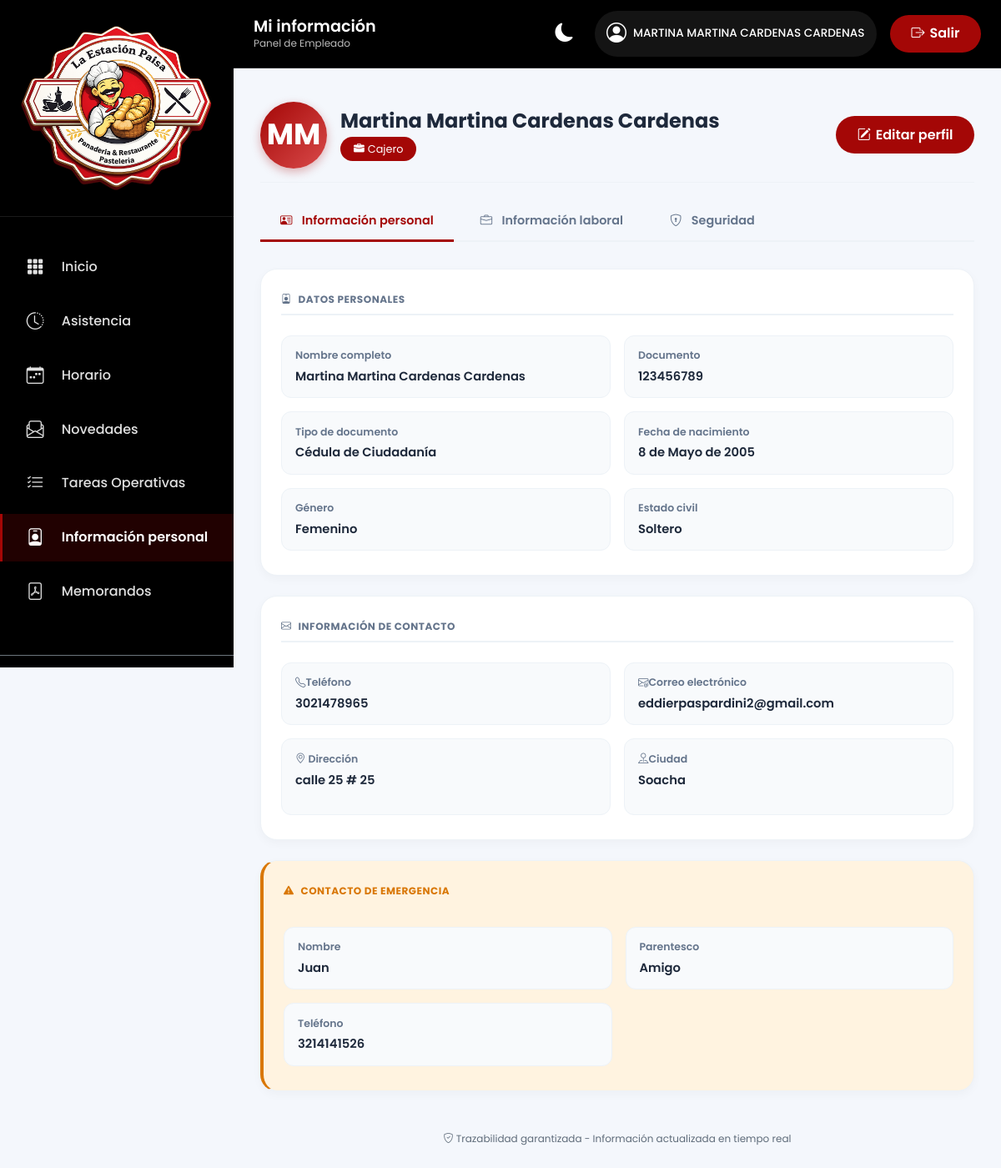
Screenshot of /employee/profile/ (signed in) with the database file from the repository.
### apps/usuarios/models.py (models this page shows, shortened)
class User(AbstractUser):
    ROLES = (
        ('admin', 'Administrador'),
        ('empleado', 'Empleado'),
    )
    class EstadoCuenta(models.TextChoices):
        PENDIENTE = 'PENDIENTE', 'Pendiente'
        ACTIVA = 'ACTIVA', 'Activa'
        SUSPENDIDA = 'SUSPENDIDA', 'Suspendida'
        INACTIVA = 'INACTIVA', 'Inactiva'
    rol = models.CharField(
        max_length=20,
        choices=ROLES,
        default='empleado'
    )
    estado_cuenta = models.CharField(
        max_length=20,
        choices=EstadoCuenta.choices,
        default=EstadoCuenta.PENDIENTE
    )
    debe_cambiar_password = models.BooleanField(
        default=True
    )
    fecha_primer_acceso = models.DateTimeField(
        null=True,
        blank=True,
        help_text="Se registra la primera vez que el usuario completa su cambio de contraseña obligatorio."
    )
    ESTADOS_QUE_PERMITEN_ACCESO = {EstadoCuenta.PENDIENTE, EstadoCuenta.ACTIVA}

class PerfilEmpleado(models.Model):
    TIPOS_DOCUMENTO = (
        ('CC', 'Cédula de Ciudadanía'),
        ('CE', 'Cédula de Extranjería'),
        ('TI', 'Tarjeta de Identidad'),
        ('PA', 'Pasaporte'),
    )
    GENEROS = (
        ('M', 'Masculino'),
        ('F', 'Femenino'),
        ('O', 'Otro'),
    )
    ESTADOS_CIVILES = (
        ('soltero', 'Soltero'),
        ('casado', 'Casado'),
        ('union_libre', 'Unión Libre'),
        ('divorciado', 'Divorciado'),
        ('viudo', 'Viudo'),
    )
    TIPOS_SANGRE = (
        ('O+', 'O+'),
        ('O-', 'O-'),
        ('A+', 'A+'),
        ('A-', 'A-'),
        ('B+', 'B+'),
        ('B-', 'B-'),
        ('AB+', 'AB+'),
        ('AB-', 'AB-'),
    )
    CARGOS = (
        ('mesero', 'Mesero'),
        ('cajero', 'Cajero'),
        ('pastelero', 'Pastelero'),
        ('panadero', 'Panadero'),
        ('cocina', 'Cocina'),
        ('buñuelero', 'Buñuelero'),
        ('greca', 'Greca'),
    )
    ESTADOS = (
        ('activo', 'Activo'),
        ('retirado', 'Retirado'),
    )
    user = models.OneToOneField(
        User,
        on_delete=models.CASCADE,
        related_name='perfil'
    )
    primer_nombre = models.CharField(max_length=50)
    segundo_nombre = models.CharField(
        max_length=50,
        blank=True
    )
    primer_apellido = models.CharField(max_length=50)
    segundo_apellido = models.CharField(
        max_length=50,
        blank=True
    )
    tipo_documento = models.CharField(
        max_length=2,
        choices=TIPOS_DOCUMENTO
    )
    numero_documento = models.CharField(
        max_length=20,
        unique=True
    )
    fecha_nacimiento = models.DateField(
        null=True,
        blank=True
    )
    genero = models.CharField(
        max_length=1,
        choices=GENEROS,
        blank=True
    )
    estado_civil = models.CharField(
        max_length=20,
        choices=ESTADOS_CIVILES,
        blank=True,
        null=True
    )
    tipo_sangre = models.CharField(
        max_length=3,
        choices=TIPOS_SANGRE,
        blank=True,
        null=True
    )
    telefono = models.CharField(max_length=20)
    correo = models.EmailField()
    ciudad = models.CharField(max_length=100)
    direccion = models.CharField(
        max_length=200,
        blank=True,
        null=True)
    contacto_emergencia = models.CharField(
        max_length=100,
        blank=True,
        null=True
    )
    parentesco_emergencia = models.CharField(
        max_length=50,
        blank=True,
        null=True
    )
    telefono_emergencia = models.CharField(
        max_length=20,
        blank=True,
        null=True
    )
    cargo = models.CharField(
        max_length=50,
        choices=CARGOS,
        blank=True,
        null=True
    )
    fecha_ingreso = models.DateField(
        blank=True,
        null=True
    )
    eps = models.CharField(
        max_length=100,
        blank=True,
        null=True
    )
    arl = models.CharField(
        max_length=100,
        blank=True,
        null=True
    )
    fondo_pension = models.CharField(
        max_length=100,
        blank=True,
        null=True
    )
    estado = models.CharField(
        max_length=20,
        choices=ESTADOS,
        default='activo'
    )
    fecha_creacion = models.DateTimeField(
        auto_now_add=True
    )
    fecha_actualizacion = models.DateTimeField(
        auto_now=True
    )
    def nombre_completo(self):
        return (
            f"{self.primer_nombre} "
            f"{self.segundo_nombre} "
            f"{self.primer_apellido} "
            f"{self.segundo_apellido}"
        ).strip()

### apps/usuarios/views.py (the view)
# urls.py: path('employee/profile/', views.employee_profile, name='employee_profile'),
@login_required
def employee_profile(request):
    perfil = request.user.perfil
    return render(
        request,
        "empleado/cuentas/cuentas.html",
        {
            "perfil": perfil
        }
    )

### templates/empleado/cuentas/cuentas.html (shortened to what this page needs)
{% extends 'empleado/base/base.html' %}
{% load static %}
{% block section_title %}Mi información{% endblock %}
{% block section_subtitle %}Panel de Empleado{% endblock %}
{% block active_perfil %}active{% endblock %}
{% block extra_css %}
<link rel="stylesheet" href="{% static 'css/empleado/cuentas.css' %}">
{% endblock %}
{% block content %}
<main class="dashboard-container">
    {% include "empleado/cuentas/informacion_personal.html" %}
    <footer>
        <i class="bi bi-shield-check"></i> Trazabilidad garantizada - Información actualizada en tiempo real
    </footer>
</main>
{% endblock %}

### templates/empleado/base/base.html (shortened to what this page needs)
{% load static %}
<!DOCTYPE html>
<html lang="es">
<head>
    <link href="https://cdn.jsdelivr.net/npm/bootstrap@5.3.0-alpha1/dist/css/bootstrap.min.css" rel="stylesheet">
    <link rel="stylesheet" href="https://cdn.jsdelivr.net/npm/bootstrap-icons@1.11.3/font/bootstrap-icons.min.css">
    <link href="https://cdn.jsdelivr.net/npm/select2@4.1.0-rc.0/dist/css/select2.min.css" rel="stylesheet" />
    <link rel="stylesheet" href="{% static 'css/base/variables.css' %}">
    <link rel="stylesheet" href="{% static 'css/base/base.css' %}">
    <link rel="stylesheet" href="{% static 'css/base/components.css' %}">
    <link rel="stylesheet" href="{% static 'css/base/toasts.css' %}">
    {% block extra_css %}{% endblock %}
</head>
<body>
    <div class="wrapper">
        <aside class="sidebar" id="sidebar">
            <div class="sidebar-header">
                <div class="logo-area">
                    <img src="{% static 'img/LOGO EMPRESA.png' %}" alt="Estación Paisa Logotipo" class="img-fluid">
                </div>
            </div>
            <nav class="nav-menu">
                <ul>
                    <li class="{% block active_inicio %}{% endblock %}">
                        <a href="{% url 'employee_dashboard' %}">
                            <i class="bi bi-grid-3x3-gap-fill"></i>
                            Inicio
                        </a>
                    </li>
                    <li class="{% block active_asistencia %}{% endblock %}">
                        <a href="{% url 'asistencia:empleado' %}">
                            <i class="bi bi-clock-history"></i>
                            Asistencia
                        </a>
                    </li>
                    <li class="{% block active_horario %}{% endblock %}">
                        <a href="{% url 'asistencia:empleado_horario' %}">
                            <i class="bi bi-calendar-week"></i>
                            Horario
                        </a>
                    </li>
                    <li class="{% block active_solicitudes %}{% endblock %}">
                        <a href="{% url 'novedades:solicitudes_empleado' %}">
                            <i class="bi bi-envelope-paper"></i>
                            Novedades
                        </a>
                    </li>
                    <li class="{% block active_tareas %}{% endblock %}">
                        <a href="{% url 'tareas:empleado_tareas_list' %}">
                            <i class="bi bi-list-check"></i>
                            Tareas Operativas
                        </a>
                    </li>
                    <li class="{% block active_perfil %}{% endblock %}">
                        <a href="{% url 'employee_profile' %}">
                            <i class="bi bi-person-badge"></i>
                            Información personal
                        </a>
                    </li>
                    <li class="{% block active_memorandos %}{% endblock %}">
                        <a href="{% url 'memorandos:memorandos_empleado' %}">
                            <i class="bi bi-file-pdf"></i>
                            Memorandos
                        </a>
                    </li>
                </ul>
            </nav>
            <div class="p-3 border-top border-secondary">
            </div>
        </aside>
        <div class="main-content">
            <header class="topbar">
                <div class="d-flex align-items-center gap-3">
                    <div class="company-info">
                        <h2>{% block section_title %}Panel Empleado{% endblock %}</h2>
                        <p>{% block section_subtitle %}Bienvenido al sistema{% endblock %}</p>
                    </div>
                </div>
                <div class="user-info">
                    <button class="theme-toggle" id="themeToggle" aria-label="Cambiar tema (claro/oscuro)" title="Cambiar tema">
                        <i class="bi bi-moon-fill" id="themeIcon"></i>
                    </button>
                    <div class="user-badge">
                        <a href="{% url 'employee_profile' %}"
                            class="d-flex align-items-center gap-2 text-decoration-none">
                            <i class="bi bi-person-circle fs-4"></i>
                            <span id="employeeNameHeader">
                                {{ request.user.perfil.nombre_completo|upper }}
                            </span>
                        </a>
                    </div>
                    <a href="{% url 'logout' %}" class="btn-primary-corporate">
                        <i class="bi bi-box-arrow-right"></i> Salir
                    </a>
                </div>
            </header>
            {% block content %}{% endblock %}
        </div>
    </div>
</body>
</html>

### templates/empleado/cuentas/informacion_personal.html (shortened to what this page needs)
<div class="employee-card">
    <div class="profile-header d-flex align-items-center gap-3 mb-4 flex-wrap">
        <div class="employee-avatar-large" id="avatarIniciales">
        </div>
        <div class="profile-info flex-grow-1">
            <h4 class="mb-1">{{ perfil.nombre_completo }}</h4>
            <div class="d-flex gap-2 flex-wrap">
                <span class="badge-role">
                    <i class="bi bi-briefcase-fill me-1"></i>{{ perfil.get_cargo_display }}
                </span>
            </div>
        </div>
        <button type="button" class="btn-primary-corporate" data-bs-toggle="modal" data-bs-target="#editarPerfilModal">
            <i class="bi bi-pencil-square"></i> Editar perfil
        </button>
    </div>
    <div class="custom-tabs-modern">
        <button type="button" class="tab-btn-custom active" data-tab="personal">
            <i class="bi bi-person-vcard"></i> Información personal
        </button>
        <button type="button" class="tab-btn-custom" data-tab="laboral">
            <i class="bi bi-briefcase"></i> Información laboral
        </button>
        <button type="button" class="tab-btn-custom" data-tab="seguridad">
            <i class="bi bi-shield-lock"></i> Seguridad
        </button>
    </div>
    <div class="tab-pane active" id="personal">
        <div class="info-card">
            <h6 class="card-title"><i class="bi bi-person-badge me-2"></i>Datos personales</h6>
            <div class="modal-detalle-grid">
                <div class="modal-detalle-item">
                    <span class="modal-detalle-label">Nombre completo</span>
                    <span class="modal-detalle-value">{{ perfil.nombre_completo }}</span>
                </div>
                <div class="modal-detalle-item">
                    <span class="modal-detalle-label">Documento</span>
                    <span class="modal-detalle-value">{{ perfil.numero_documento }}</span>
                </div>
                <div class="modal-detalle-item">
                    <span class="modal-detalle-label">Tipo de documento</span>
                    <span class="modal-detalle-value">{{ perfil.get_tipo_documento_display }}</span>
                </div>
                <div class="modal-detalle-item">
                    <span class="modal-detalle-label">Fecha de nacimiento</span>
                    <span class="modal-detalle-value">{{ perfil.fecha_nacimiento }}</span>
                </div>
                <div class="modal-detalle-item">
                    <span class="modal-detalle-label">Género</span>
                    <span class="modal-detalle-value">{{ perfil.get_genero_display }}</span>
                </div>
                <div class="modal-detalle-item">
                    <span class="modal-detalle-label">Estado civil</span>
                    <span class="modal-detalle-value">{{ perfil.get_estado_civil_display }}</span>
                </div>
            </div>
        </div>
        <div class="info-card">
            <h6 class="card-title"><i class="bi bi-envelope me-2"></i>Información de contacto</h6>
            <div class="modal-detalle-grid">
                <div class="modal-detalle-item">
                    <span class="modal-detalle-label"><i class="bi bi-telephone"></i>Teléfono</span>
                    <span class="modal-detalle-value">{{ perfil.telefono }}</span>
                </div>
                <div class="modal-detalle-item">
                    <span class="modal-detalle-label"><i class="bi bi-envelope-at"></i>Correo electrónico</span>
                    <span class="modal-detalle-value">{{ perfil.correo }}</span>
                </div>
                <div class="modal-detalle-item">
                    <span class="modal-detalle-label"><i class="bi bi-geo-alt"></i> Dirección</span>
                    <p class="modal-detalle-value">{{ perfil.direccion }}</p>
                </div>
                <div class="modal-detalle-item">
                    <span class="modal-detalle-label"><i class="bi bi-pin-map"></i>Ciudad</span>
                    <span class="modal-detalle-value">{{ perfil.ciudad }}</span>
                </div>
            </div>
        </div>
        <div class="info-card info-card-emergencia">
            <h6 class="card-title"><i class="bi bi-exclamation-triangle-fill me-2"></i>Contacto de emergencia</h6>
            <div class="modal-detalle-grid">
                <div class="modal-detalle-item">
                    <span class="modal-detalle-label">Nombre</span>
                    <span class="modal-detalle-value">{{ perfil.contacto_emergencia }}</span>
                </div>
                <div class="modal-detalle-item">
                    <span class="modal-detalle-label">Parentesco</span>
                    <span class="modal-detalle-value">{{ perfil.parentesco_emergencia }}</span>
                </div>
                <div class="modal-detalle-item">
                    <span class="modal-detalle-label">Teléfono</span>
                    <span class="modal-detalle-value">{{ perfil.telefono_emergencia }}</span>
                </div>
            </div>
        </div>
    </div>
</div>

### rows the page displays
User: user.perfil.nombre_completo "MARTINA MARTINA CARDENAS CARDENAS"
PerfilEmpleado: nombre_completo "Martina Martina Cardenas Cardenas", cargo "Cajero", numero_documento "123456789", tipo_documento "Cédula de Ciudadanía", fecha_nacimiento "8 de Mayo de 2005", genero "Femenino", estado_civil "Soltero", telefono "3021478965", correo "eddierpaspardini2@gmail.com", direccion "calle 25 # 25", ciudad "Soacha", contacto_emergencia "Juan", parentesco_emergencia "Amigo", telefono_emergencia "3214141526"
